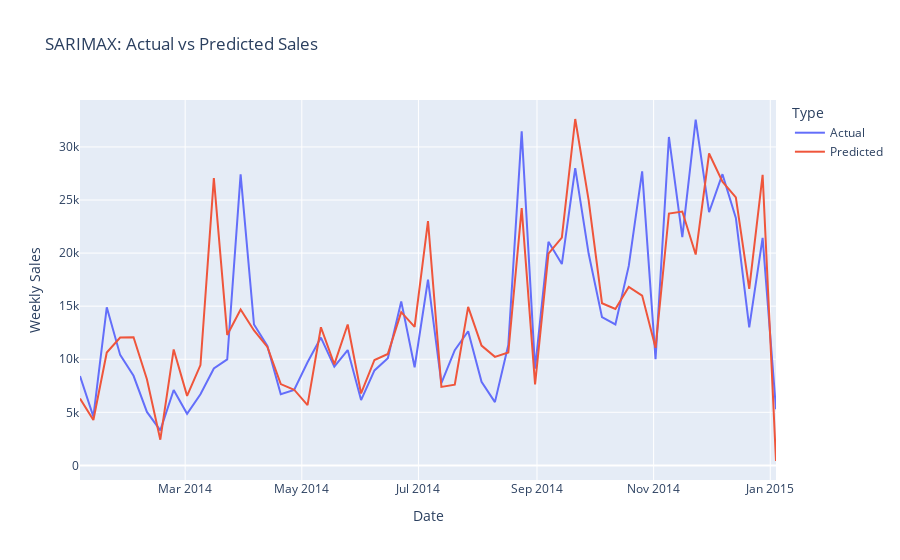

Here is the notebook cell this chart was saved with:
### Code cell
# SARIMAX Forecast
y_pred_sarima = model_sarimax.predict(start=test_sales.index[0], end=test_sales.index[-1], exog=test_exog)

# RMSE and R2_score
mse_sarimax = mean_squared_error(test_sales, y_pred_sarima)
rmse_sarimax = np.sqrt(mse_sarimax)
r2_sarimax = r2_score(test_sales, y_pred_sarima)

print(f'RMSE: {rmse_sarimax}')
print(f'R2 Score: {r2_sarimax}')


# Create a DataFrame with actual and predicted values
plot_df = pd.DataFrame({
    'Date': test_sales.index,
    'Actual': test_sales.values,
    'Predicted': y_pred_sarima.values
})

# Melt the DataFrame for plotting
plot_df_melted = pd.melt(plot_df, id_vars=['Date'], value_vars=['Actual', 'Predicted'], 
                        var_name='Type', value_name='Sales')

# Create the line plot
fig = px.line(plot_df_melted, x='Date', y='Sales', color='Type',
              title='SARIMAX: Actual vs Predicted Sales',
              labels={'Sales': 'Weekly Sales', 'Date': 'Date'})

fig.show()

fig.write_image(config['dir']['artifacts_dir']+'/SARIMAX.png')
